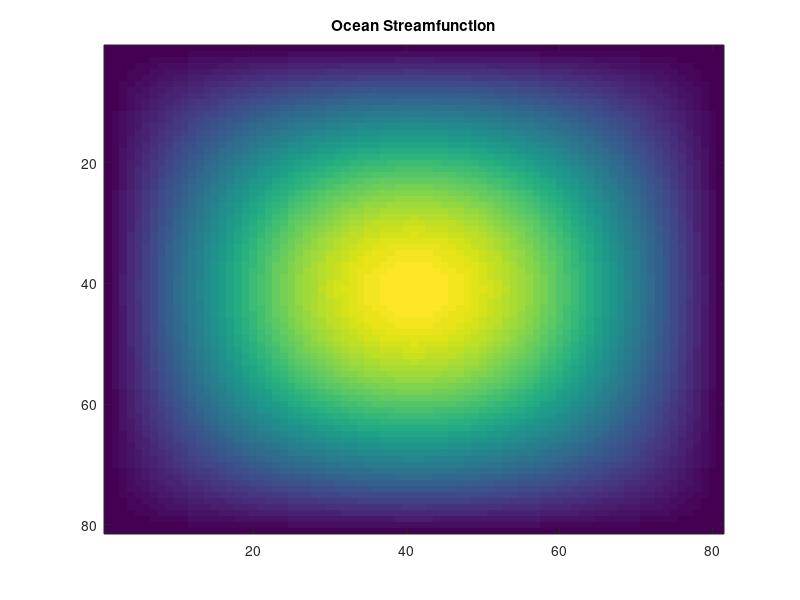

Source code (MATLAB):
function ocean=initialize_ocean_Gyre()

% defining ocean currents

% ocean grid;
dXo=2000; % in meters

Xo=-80e3:dXo:80e3; Xo=1*Xo; Yo=Xo; 
[Xocn, Yocn]=meshgrid(Xo,Yo);

%defining ocean streamfunction with some eddies
transport=1e3; % horizontal transport, in m^2/s (controls ocean currents) 
psi_ocean=transport*cos(2*pi*Xocn/320e3).*cos(2*pi*Yocn/320e3); 


figure; imagesc(psi_ocean');
title('Ocean Streamfunction');

%calculating ocean velocity field 
Uocn=zeros(size(Xocn)); Vocn=zeros(size(Xocn));
Uocn(2:end,:)=-(psi_ocean(2:end,:)-psi_ocean(1:end-1,:))/dXo; 
Vocn(:,2:end)=(psi_ocean(:,2:end)-psi_ocean(:,1:end-1))/dXo;
%adding pure divergence 
%Uocn=Uocn-0.1*Xocn/3e4;
%Vocn=Vocn-0.1*Yocn/3e4;

ocean.Xo=Xo;
ocean.Yo=Yo;
ocean.Uocn=Uocn;
ocean.Vocn=Vocn;

end